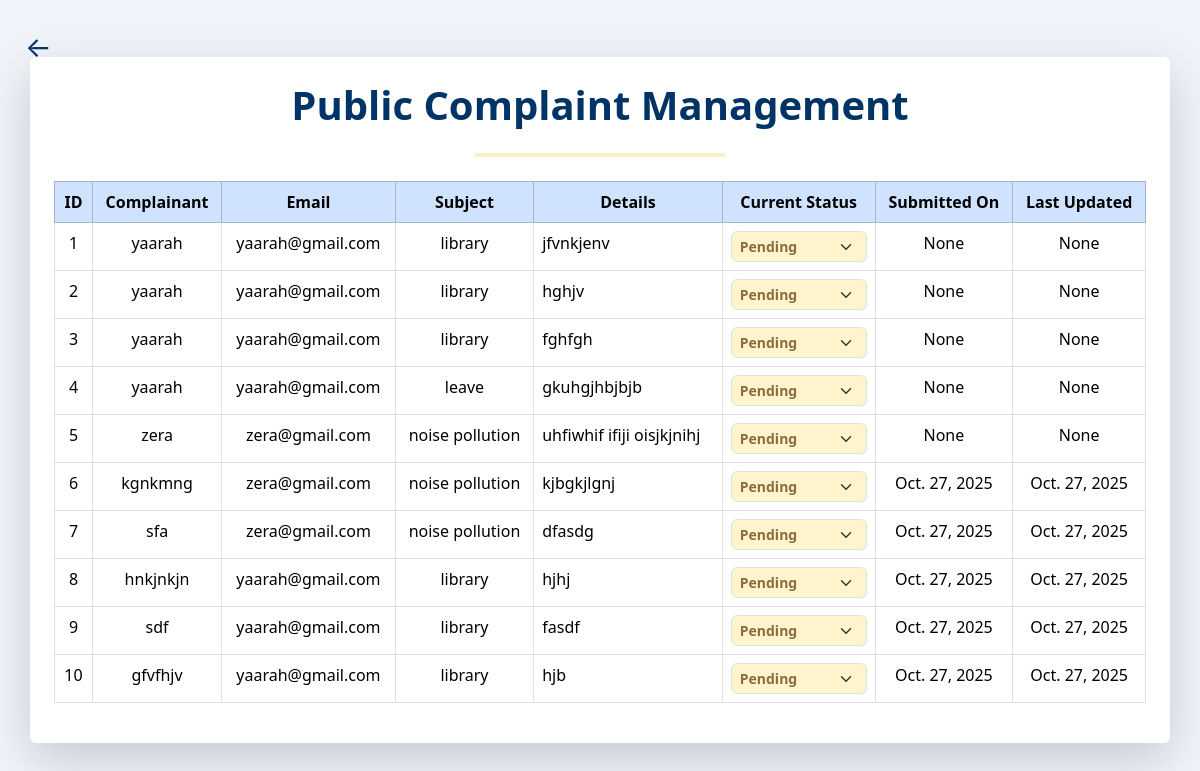
Page /all_complaints/ (signed in) on the earlier database version.
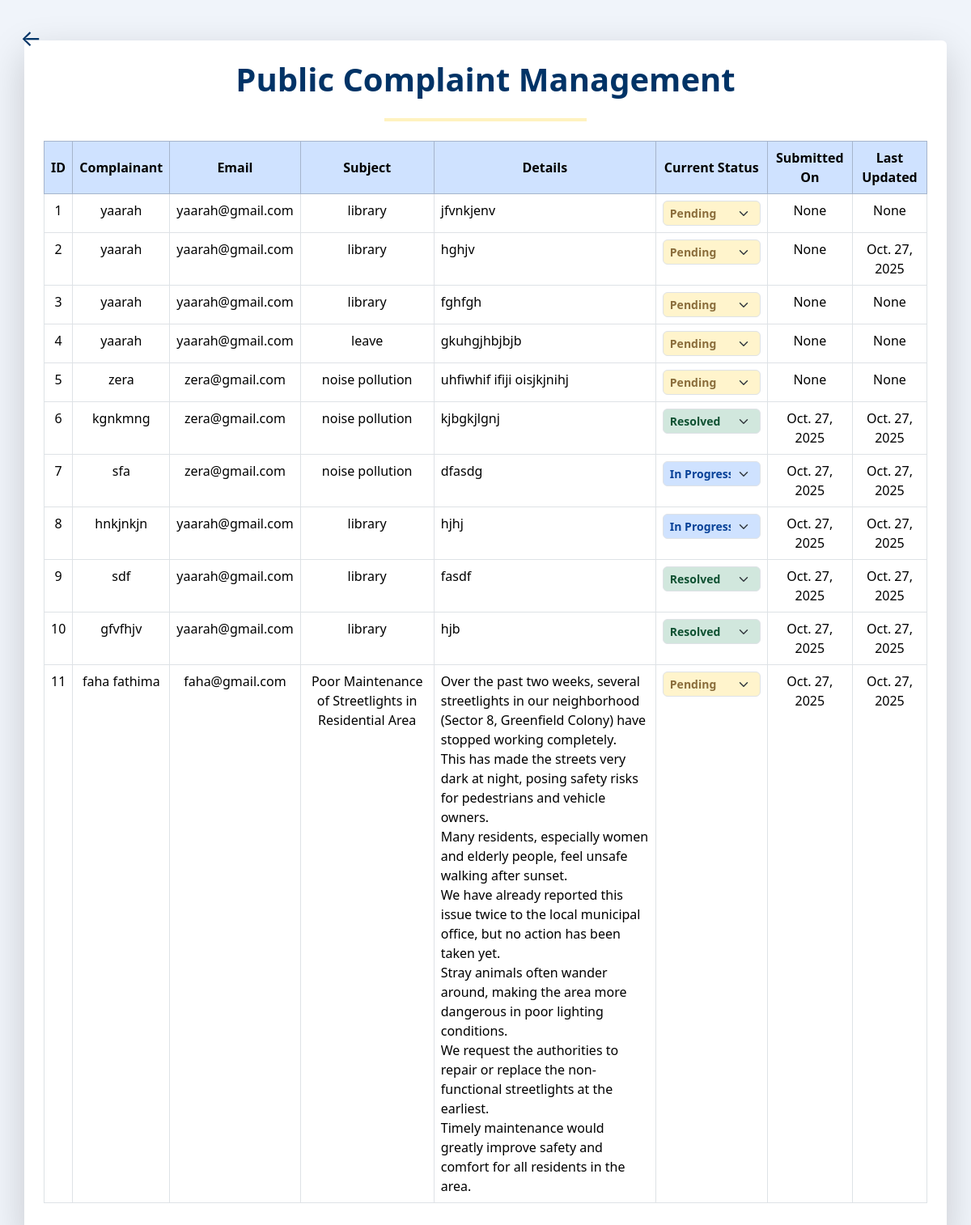
Same page on the later database version.
### complaint_manager_app/models.py (models this page shows, shortened)
class Complaint(models.Model):
    STATUS_CHOICES = [
        ('pending','Pending'),
        ('in_progress','In progress'),
        ('resolved','Resolved'),
    ]
    user = models.ForeignKey(User, on_delete=models.CASCADE, null=True, blank=True)
    name = models.CharField(max_length=100)
    email = models.EmailField(max_length=100)
    subject = models.CharField(max_length=100)
    description = models.TextField()
    created_at = models.DateField(auto_now_add=True)
    updated_at = models.DateField(auto_now=True)
    status= models.CharField(max_length=20, choices=STATUS_CHOICES, default='pending')

### complaint_manager_app/views.py (the view)
# urls.py: path('all_complaints/', views.all_complaints,name="all_complaints"),
@login_required
def all_complaints(request):
    mycomplaints = Complaint.objects.all()  # all complaints for admin
    return render(request, 'all_complaints.html', {'mycomplaints': mycomplaints})

### complaint_manager_app/templates/all_complaints.html (shortened to what this page needs)
{% extends "master.html" %}
{% load static %}
{% block content %}
<a href="{% url 'admin_dashboard' %}" class="back-arrow">←</a>
<div class="page-wrapper d-flex align-items-center justify-content-center min-vh-100">
  <div class="content-box text-center p-4 rounded shadow-lg bg-white">
    <h1 class="fw-bold mb-4" style="color:#003366;">Public Complaint Management</h1>
    <hr class="mx-auto" style="width:250px; border:2px solid #ffcc00;">
    <div class="table-container mt-4">
      <table id="complaintstable" class="table table-bordered align-middle">
        <thead class="table-primary">
          <tr>
            <th>ID</th>
            <th>Complainant</th>
            <th>Email</th>
            <th>Subject</th>
            <th>Details</th>
            <th>Current Status</th>
            <th>Submitted On</th>
            <th>Last Updated</th>
          </tr>
        </thead>
        <tbody>
          {% for x in mycomplaints %}
          <tr data-id="{{ x.id }}">
            <td>{{ x.id }}</td>
            <td>{{ x.name }}</td>
            <td>{{ x.email }}</td>
            <td>{{ x.subject }}</td>
            <td class="desc-cell">{{ x.description }}</td>
            <td class="status-cell">
              <div class="dropdown-wrapper">
                <select class="status-dropdown form-select form-select-sm" data-id="{{ x.id }}">
                  <option value="Pending" {% if x.status == 'Pending' %}selected{% endif %}>Pending</option>
                  <option value="In Progress" {% if x.status == 'In Progress' %}selected{% endif %}>In Progress</option>
                  <option value="Resolved" {% if x.status == 'Resolved' %}selected{% endif %}>Resolved</option>
                </select>
              </div>
            </td>
            <td>{{ x.created_at }}</td>
            <td>{{ x.updated_at }}</td>
          </tr>
          {% empty %}
          <tr>
            <td colspan="8" class="text-center">No complaints submitted</td>
          </tr>
          {% endfor %}
        </tbody>
      </table>
    </div>
  </div>
</div>
{% endblock %}

Differences in the rows shown:
changed Complaint "hghjv": updated_at "None" → "Oct. 27, 2025"
changed Complaint "kgnkmng": status+id "Pending" → "Resolved"
changed Complaint "sfa": status+id "Pending" → "In Progress"
changed Complaint "hnkjnkjn": status+id "Pending" → "In Progress"
changed Complaint "sdf": status+id "Pending" → "Resolved"
changed Complaint "gfvfhjv": status+id "Pending" → "Resolved"
added Complaint: id "11", name "faha fathima", email "faha@gmail.com", subject "Poor Maintenance of Streetlights in Residential Area", description "Over the past two weeks, several streetlights in our neighborhood (Sector 8, Greenfield Colony) have stopped working completely. This has made the streets very dark at night, posing safety risks for pedestrians and vehicle owners. Many residents, especially women and elderly people, feel unsafe walking after sunset. We have already reported this issue twice to the local municipal office, but no action has been taken yet. Stray animals often wander around, making the area more dangerous in poor lighting conditions. We request the authorities to repair or replace the non-functional streetlights at the earliest. Timely maintenance would greatly improve safety and comfort for all residents in…", id "Pending", created_at "Oct. 27, 2025", updated_at "Oct. 27, 2025"
